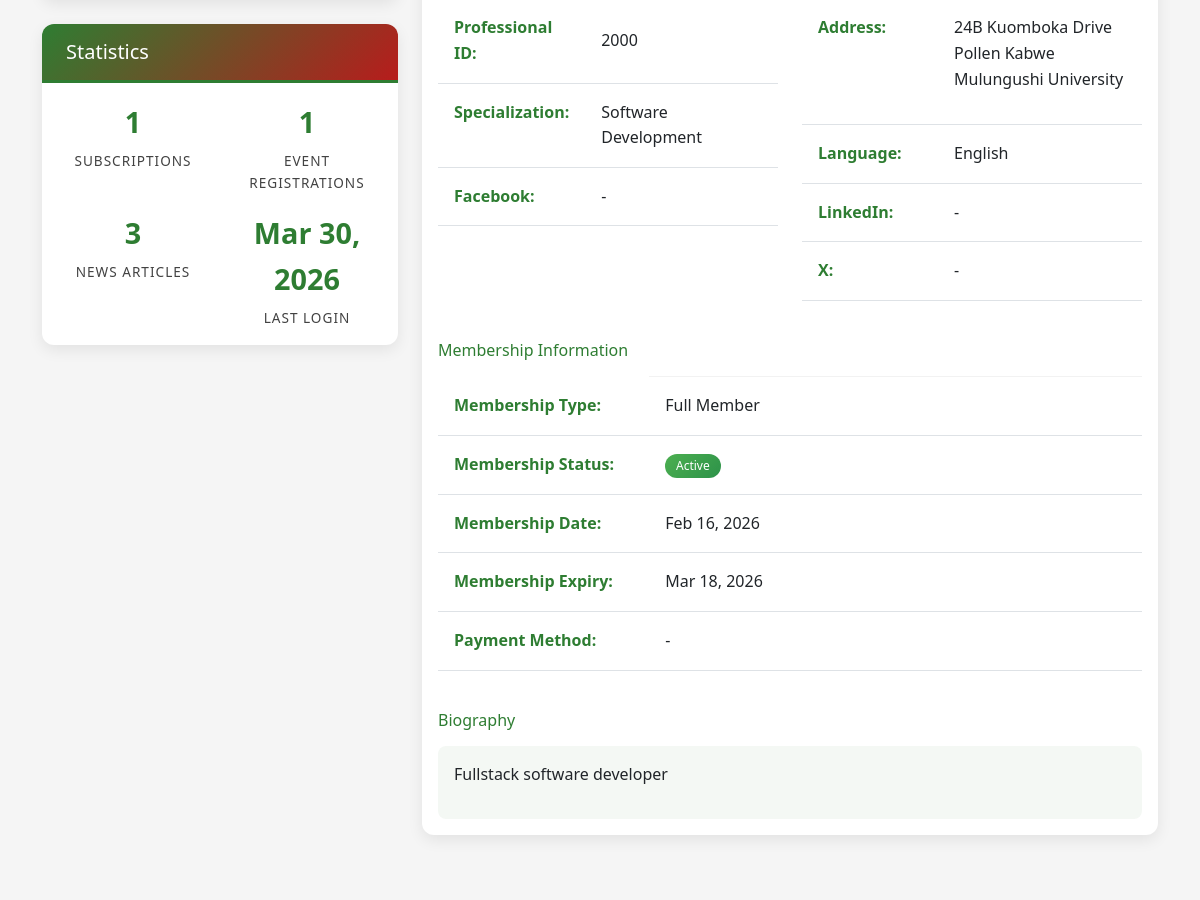
Page /accounts/users/1/profile/ (signed in, middle part) on the earlier database version.
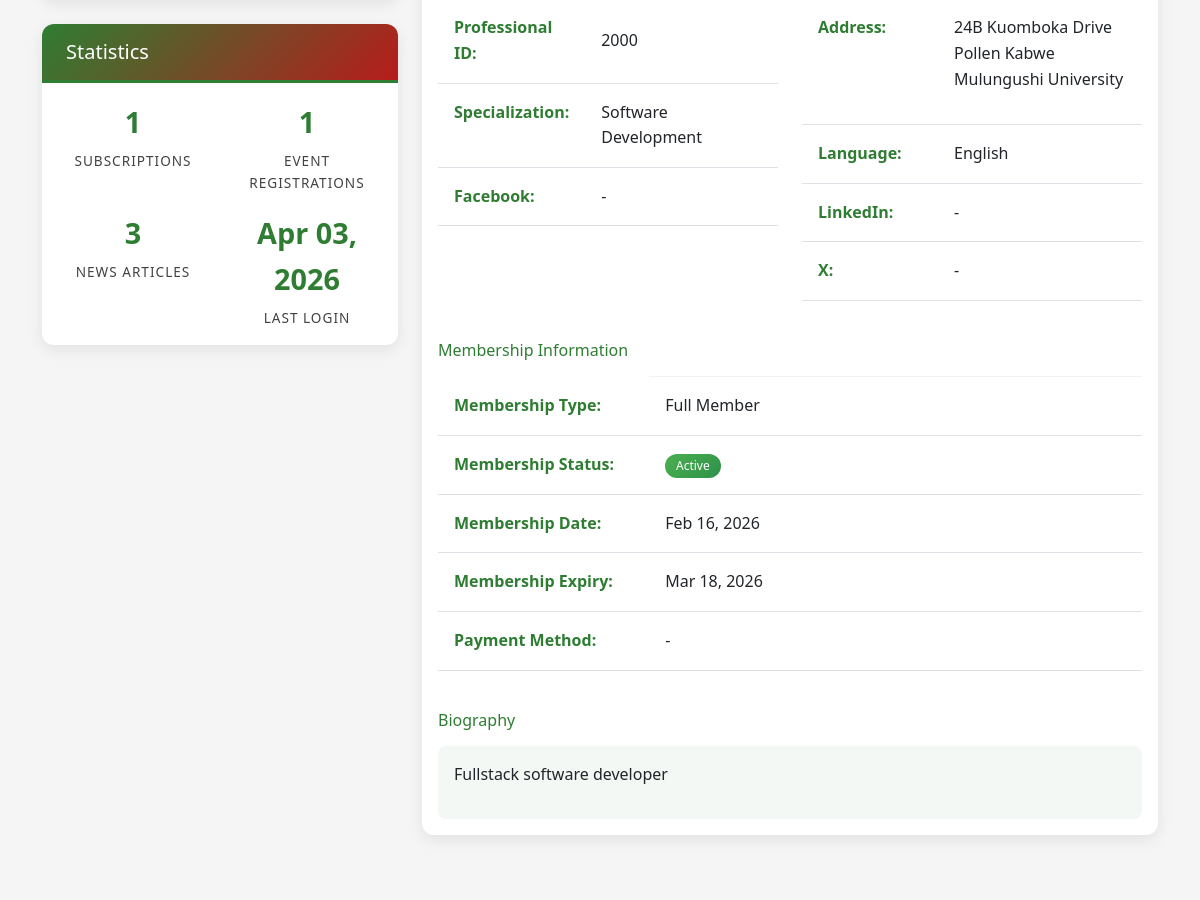
Same page on the later database version.
### accounts_app/models.py (models this page shows, shortened)
class CustomUser(AbstractUser):
    SOCIAL_FIELDS = ('facebook_url', 'linkedin_url', 'x_url')
    email = models.EmailField(
        _('email address'),
        unique=True,
        blank=False,
        null=False,
        error_messages={
            'unique': _("A user with that email already exists."),
        }
    )
    username = models.CharField(
        _('username'),
        max_length=150,
        blank=True,  # Make it optional since we use email
        null=True,
        unique=False,
        help_text=_('Required. 150 characters or fewer. Letters, digits and @/./+/-/_ only.'),
    )
    title = models.CharField(_('Title'), max_length=10, blank=True,
                             choices=[('Dr.', 'Dr.'), ('Prof.', 'Prof.'), ('Eng.', 'Eng.'), ('Mr.', 'Mr.'), ('Ms.', 'Ms.')])
    phone = models.CharField(_('Phone Number'), max_length=20, blank=True)
    professional_id = models.CharField(_('Professional ID'), max_length=50, blank=True)
    specialization = models.CharField(_('Specialization'), max_length=100, blank=True)
    institution = models.CharField(_('Institution/Organization'), max_length=200, blank=True)
    position = models.CharField(_('Position'), max_length=100, blank=True)
    country = models.CharField(_('Country'), max_length=100, blank=True)
    city = models.CharField(_('City'), max_length=100, blank=True)
    address = models.TextField(_('Address'), blank=True)
    profile_picture = models.ImageField(_('Profile Picture'), upload_to='profile_pics/', blank=True)
    bio = models.TextField(_('Biography'), blank=True)
    facebook_url = models.URLField(_('Facebook URL'), blank=True, null=True)
    linkedin_url = models.URLField(_('LinkedIn URL'), blank=True, null=True)
    x_url = models.URLField(_('X URL'), blank=True, null=True)
    membership_type = models.CharField(_('Membership Type'), max_length=50, blank=True,
                                       choices=[('FULL', 'Full Member'), ('AFFILIATE', 'Affiliate Member'),
                                                ('ASSOCIATE', 'Associate Member'), ('HONORARY', 'Honorary Member')])
    membership_status = models.CharField(_('Membership Status'), max_length=20, default='PENDING', blank=True,
                                         choices=[('ACTIVE', 'Active'), ('PENDING', 'Pending'),
                                                  ('EXPIRED', 'Expired'), ('SUSPENDED', 'Suspended')])
    membership_date = models.DateField(_('Membership Date'), null=True, blank=True)
    membership_expiry = models.DateField(_('Membership Expiry'), null=True, blank=True)
    payment_method = models.CharField(_('Preferred Payment Method'), max_length=50, blank=True)
    language = models.CharField(_('Preferred Language'), max_length=10, default='en', blank=True, choices=[('en', 'English'), ('fr', 'French')])
    is_verified = models.BooleanField(_('Verified'), default=False)
    verification_date = models.DateTimeField(_('Verification Date'), null=True, blank=True)
    created_at = models.DateTimeField(auto_now_add=True)
    updated_at = models.DateTimeField(auto_now=True)
    USERNAME_FIELD = 'email'
    REQUIRED_FIELDS = []  # No required fields for createsuperuser command
    class Meta:
        verbose_name = _('User')
        verbose_name_plural = _('Users')

### accounts_app/views.py (the view)
# urls.py: path('users/<int:pk>/profile/', views.user_profile_view, name='user_profile'),
@login_required
def user_profile_view(request, pk):
    if not request.user.is_superuser:
        messages.error(request, _('You do not have permission to access this page.'))
        return redirect('dashboard')
    user = get_object_or_404(User, pk=pk)
    subscriptions = user.subscriptions.all().order_by('-created_at')
    event_registrations = user.event_registrations.all().order_by('-registration_date')
    news_articles = user.news_articles.all().order_by('-publish_date')
    context = {
        'user_profile': user,
        'subscriptions': subscriptions,
        'event_registrations': event_registrations,
        'news_articles': news_articles,
        'is_own_profile': False,
    }
    return render(request, 'accounts_app/user_profile.html', context)

### ABEA_Project/context_processors.py (called while the page is built)
def language_switcher_context(request):
    current_language = get_language() or settings.LANGUAGE_CODE
    languages = []
    for code, _name in settings.LANGUAGES:
        meta = LANGUAGE_META.get(code, {
            "code": code,
            "name": code.upper(),
            "native_name": code.upper(),
            "flag": "🌍",
        })
        languages.append(meta)
    current_language_meta = LANGUAGE_META.get(current_language, {
        "code": current_language,
        "name": current_language.upper(),
        "native_name": current_language.upper(),
        "flag": "🌍",
    })
    return {
        "language_switcher_languages": languages,
        "current_language_meta": current_language_meta,
    }

### templates/accounts_app/user_profile.html (shortened to what the changed rows need)
{% extends 'base.html' %}
{% load static %}
{% load i18n %}
{% block content %}
<div class="container-fluid py-4">
    <div class="container">
        <div class="row">
            <div class="col-lg-4 mb-4">
                <div class="card mt-4">
                    <div class="card-body">
                        <div class="row text-center">
                            <div class="col-6">
                                <div class="stat-number" style="color: var(--primary-green);">{% if user_profile.last_login %}{{ user_profile.last_login|date:"M d, Y" }}{% else %}{% trans "Never" %}{% endif %}</div>
                                <div class="stat-label" style="color: var(--dark-gray);">{% trans "Last Login" %}</div>
                            </div>
                        </div>
                    </div>
                </div>
            </div>
            <div class="col-lg-8">
                <div class="tab-content" id="userProfileTabContent">
                    <div class="tab-pane fade show active" id="profile" role="tabpanel" aria-labelledby="profile-tab">
                        <div class="card">
                            <div class="card-body">
                                <div class="row">
                                    <div class="col-md-6">
                                        <table class="table table-sm">
                                            <tr>
                                                <th>{% trans "Professional ID" %}:</th>
                                                <td>{{ user_profile.professional_id|default:"-" }}</td>
                                            </tr>
                                            <tr>
                                                <th>{% trans "Specialization" %}:</th>
                                                <td>{{ user_profile.specialization|default:"-" }}</td>
                                            </tr>
                                            <tr>
                                                <th>{% trans "Facebook" %}:</th>
                                            </tr>
                                        </table>
                                    </div>
                                    <div class="col-md-6">
                                        <table class="table table-sm">
                                            <tr>
                                                <th>{% trans "Address" %}:</th>
                                                <td>{{ user_profile.address|default:"-"|linebreaks }}</td>
                                            </tr>
                                            <tr>
                                                <th>{% trans "Language" %}:</th>
                                                <td>{{ user_profile.get_language_display|default:"-" }}</td>
                                            </tr>
                                            <tr>
                                                <th>{% trans "LinkedIn" %}:</th>
                                            </tr>
                                            <tr>
                                                <th>{% trans "X" %}:</th>
                                            </tr>
                                        </table>
                                    </div>
                                </div>
                                <div class="row mt-4">
                                    <div class="col-12">
                                        <table class="table table-sm">
                                            <tr>
                                                <th width="30%">{% trans "Membership Type" %}:</th>
                                                <td>{{ user_profile.get_membership_type_display|default:"Not a member" }}</td>
                                            </tr>
                                            <tr>
                                                <th>{% trans "Membership Status" %}:</th>
                                                <td>
                                                    <span class="badge"
                                                        style="{% if user_profile.membership_status == 'ACTIVE' %}background: linear-gradient(135deg, var(--secondary-green), #2d9249);
                                                        {% elif user_profile.membership_status == 'PENDING' %}background: linear-gradient(135deg, var(--accent-yellow), #e6a800); color: #333;
                                                        {% elif user_profile.membership_status == 'EXPIRED' %}background: linear-gradient(135deg, var(--accent-red), #d32f2f);
                                                        {% else %}background: var(--medium-gray);{% endif %}">
                                                        {{ user_profile.get_membership_status_display|default:"-" }}
                                                    </span>
                                                </td>
                                            </tr>
                                            <tr>
                                                <th>{% trans "Membership Date" %}:</th>
                                                <td>{{ user_profile.membership_date|date:"M d, Y"|default:"-" }}</td>
                                            </tr>
                                            <tr>
                                                <th>{% trans "Membership Expiry" %}:</th>
                                                <td>{{ user_profile.membership_expiry|date:"M d, Y"|default:"-" }}</td>
                                            </tr>
                                            <tr>
                                                <th>{% trans "Payment Method" %}:</th>
                                                <td>{{ user_profile.payment_method|default:"-" }}</td>
                                            </tr>
                                        </table>
                                    </div>
                                </div>
                                {% if user_profile.bio %}
                                <div class="row mt-4">
                                    <div class="col-12">
                                        <h6 class="mb-3" style="color: var(--primary-green);">{% trans "Biography" %}</h6>
                                        <div class="p-3" style="background-color: rgba(46, 125, 50, 0.05); border-radius: 8px;">
                                            {{ user_profile.bio|linebreaks }}
                                        </div>
                                    </div>
                                </div>
                                {% endif %}
                            </div>
                        </div>
                    </div>
                </div>
            </div>
        </div>
    </div>
</div>
{% endblock %}

Differences in the rows shown:
changed CustomUser "Software Development": last_login "Mar 30, 2026" → "Apr 03, 2026"
